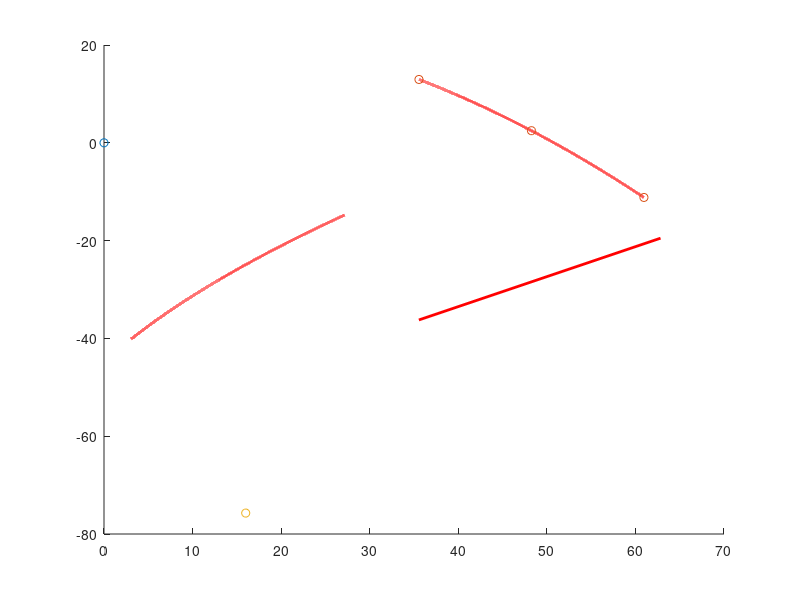

Here is the MATLAB script that generated this plot: (Note: this script raises an error after producing the figure.)
clear;
hold on;
%焦点
x0=0;y0=0;
scatter(x0,y0,'k*');
%准线斜率截距(普通方程需要的量)
k0=0;b0=50.8;
%换算为 参数方程 需要的量
p0=b0/sqrt(k0^2+1); %(0,0)代入距离公式
phi0=atand(k0)-90; %旋转角度 
t0=0.35:0.00001:0.6;
xp0=2*p0.*t0.^2-p0/2;
yp0=2*p0.*t0;
%对每个点,绕原点旋转变换

%向量化
temp=zeros(2,numel(xp0));
temp=[cosd(phi0),-sind(phi0);sind(phi0),cosd(phi0)]*[xp0;yp0];%旋转矩阵
xp0=temp(1,:);yp0=temp(2,:);
%向量化
plot(xp0+x0,yp0+y0,'r-','LineWidth',2);%抛物线

%参数调节区
psi=31.5039; %平面镜绕A旋转角度ψ
Nn=3;%光线数
Pt=t0([1,round(length(t0)/2),end]); %1 7 end
Px=2.*p0.*Pt.^2-p0/2+x0;
Py=2.*p0.*Pt+y0;

%对每个点,绕原点旋转变换
%向量化
temp=zeros(2,numel(Px));
temp=[cosd(phi0),-sind(phi0);sind(phi0),cosd(phi0)]*[Px;Py];%旋转矩阵
Px=temp(1,:);Py=temp(2,:);
%向量化
scatter(Px,Py,'k*');
%平面镜1
Ax=35.55;Ay=-36.227; %平面镜左端
% plot([Ax,33.8913],[Ay,49.9434],'r--');辅助红虚线
lAB=32;
Bx=Ax+lAB*cosd(psi);
By=Ay+lAB*sind(psi);
km1=(By-Ay)/(Bx-Ax); %镜斜率
jm1=Ay-km1*Ax; %镜截距
plot([Ax,Bx],[Ay,By],'r','Linewidth',2);
%抛物面镜2
%焦点
x2=16;y2=-(19.92+50.8+5);scatter(x2,y2,'k*')
p2=p0;
t2=t0;
xp2=2*p2.*t2.^2-p2/2;
yp2=2*p2.*t2;
plot(xp2+x2,yp2+y2,'r-','LineWidth',2);%抛物线

%光栅方程
phi=psi;
d=0.001/600; %1.67μm 即600条/mm
%波长    紫     蓝         绿
lambda=[400e-9 475e-9 550e-9 625e-9];
% theta_z1=asind(sind(phi)-lambda/d);
theta_f1=asind(sind(phi)+lambda/d);
theta0=9.5; %闪耀角 衍射后的黑线就是单槽衍射的中央主极大方向(但颜色用复色光的黑色不恰当)
%有颜色的线表示不同波长的第一级干涉主极大
%原来的单槽衍射主极大就是符合反射定律的反射光线,现在要加个2*theta0
%其能量最大(可能不一定),且其附近的光能量都较强(一定)
%具体见第一个solve函数上面一行
syms x y
for i=1:Nn
    kr0=pslope(Px(i),Py(i),x0,y0,k0,b0);
    [xr1,yr1,flag]=reflect(x0,y0,Px(i),Py(i),kr0,km1,jm1,Ax,Bx,1);
    if flag==0
        continue;
    end
    [xr2,yr2,flag]=reflect(Px(i),Py(i),xr1,yr1,km1,km1,jm1+5,-inf,inf,0); %注意检查
    %求交点
    kg0=(yr2-yr1)/(xr2-xr1);  %衍射光斜率
    kg0=tand(atand(kg0)+2*theta0);
    s=solve((y-y2).^2-2.*p2.*(x-x2+p2./2)==0, ...
        (y-yr1)==kg0.*(x-xr1),x,y);
    x_c0=double(s.x); 
    y_c0=double(s.y);
    if(kg0 ~=0)
        if abs(x_c0(1))<abs(x_c0(2))
            x_c0=x_c0(1);y_c0=y_c0(1);
        else
            x_c0=x_c0(2);y_c0=y_c0(2);
        end
    end
    kr02=p2/(y_c0-y2); %抛物线斜率
    [xr03,yr03,flag]=reflect(xr1,yr1,x_c0,y_c0,kr02,0,-90,-inf,inf,1);

    for j=1:numel(lambda)
        %grating -1
        kg_f1=tand(90+theta_f1(j)+psi); %衍射光斜率
        s=solve((y-y2).^2-2.*p2.*(x-x2+p2./2)==0, ...
            (y-yr1)==kg_f1.*(x-xr1),x,y);
        x_c1=double(s.x);  
        y_c1=double(s.y);  
        if(kg_f1~=0)
            if abs(x_c1(1))<abs(x_c1(2))
                x_c1=x_c1(1);y_c1=y_c1(1);
            else
                x_c1=x_c1(2);y_c1=y_c1(2);
            end
        end
        kr12=p2/(y_c1-y2); %抛物线斜率
        [xr13,yr13,flag]=reflect(xr1,yr1,x_c1,y_c1,kr12,0,-90,55,65,1,j);
    end
end
axis equal
%% 主函数中用到的函数
%input:入射光路上一点x1y1 反射点x2y2 反射镜斜率km
% 目标线段(cd)的斜率ko和截距jo,端点横坐标CxDx,i用于选颜色,hua 1画(画图可在后面加i参数) 0不画
%output:画出从入射光路上一点出发,经一次反射,打到cd上的完整光路
% x3 y3反射光与cd所在直线的交点,flag表示能否打中
function [x3,y3,flag]=reflect(x1,y1,x2,y2,km,ko,jo,Cx,Dx,hua,i)
    %km=0,法线斜率为Inf,故分类讨论
    if km==0
        x3=2*x2-x1;
        y3=y1;
    elseif km^2==Inf %平面镜斜率为Inf
        x3=x1;
        y3=2*y2-y1;
    else
        %过x1y1作与镜子平行的直线 斜率km    截距y1-km.*x1
        %过x2y2作与镜子垂直的直线 斜率-1/km 截距y2+x2./km
        [x_c,y_c]=linecross(km,y1-km.*x1, -1/km,y2+x2./km);%求两直线交点
        x3=2.*x_c-x1;
        y3=2.*y_c-y1;
    end
    %反射光线斜率有可能Inf
    if abs(x2-x3)<=1e-10   %matlab算力有限(可以理解为x2==x3)
        y3=ko.*x2+jo;
    else
        kr=(y3-y2)/(x3-x2); %反射光斜率
        jr=y2-kr*x2;
        %接受屏斜率±Inf
        if ko^2 == Inf
            x3=Cx;
            y3=kr.*x3+jr;
        else
            [x3,y3]=linecross(kr,jr,ko,jo);%反射光与cd的交点
        end
    end
    %判断是否打中
    if x3>=Cx && x3<=Dx
        flag=1;
    else
        flag=0;
    end    
    %是否画图
    if hua==1
        if(~exist('i','var'))
            color='k';
        else
            coArray=["#7E2F8E";"#0072BD";"#77AC30";"#D95319"];%颜色库
            color=coArray(mod(i-1,4)+1); %根据i选定一种颜色
        end
        plot([x1,x2],[y1,y2],'Color',color,'Linewidth',1.5);%画入射光线
        plot([x2,x3],[y2,y3],'Color',color,'Linewidth',1.5);%画反射光线
    end
end
%% 抛物线上一点x,y的斜率
%抛物线焦点x0,y0移到原点后的准线的斜率k与截距b
function k=pslope(x,y,x0,y0,k,b)
    x=x-x0;y=y-y0; %先把点移到原点抛物线上
    k=(k.*b-x-k.*y)./(k^2.*y+k.*x+b);%原点抛物线上一点的切线斜率
end
%% 已知两条直线的斜率和截距，求交点坐标
function [x,y]=linecross(k1,b1,k2,b2)
  x=[];
  y=[];
  if k1==k2 && b1==b2
      disp('重合');
  elseif k1==k2 && b1~=b2
      disp('无交点');
  else
     x=(b2-b1)./(k1-k2);
     y=k1.*x+b1;
  end
end
%联立解方程